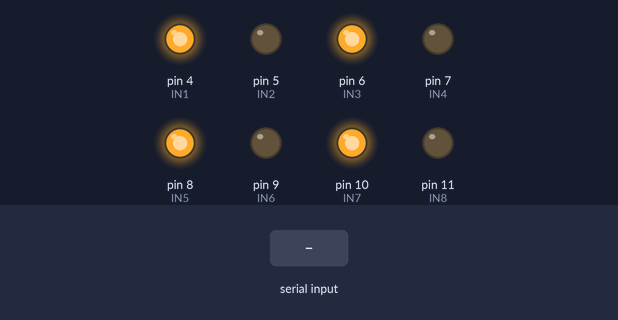
The sketch below on a simulated Arduino Mega 2560, built with avr-gcc and run on an emulated ATmega2560. Parts: output pins drawn as LEDs (lit = HIGH). The test bench sets the inputs (shaded band). What the sketch prints to the serial monitor is not drawn.

Above: at 1.2 s.
1.3 s: byte 30 received over Serial
Timing chart, 0 to 4.3 s (numbered marks = the images above; inputs shaded):
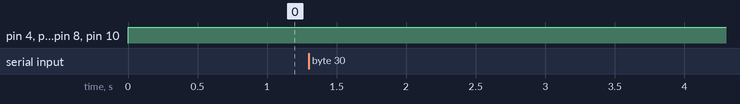

Measured:
- after the input at 1.3 s, every drawn part: stays the same

The sketch:

TestFlight02.ino
```cpp
 #include <SoftwareSerial.h>
SoftwareSerial BT752(0,1);

 int IN1 = 4;
 int IN2 = 5;
 int IN3 = 6;
 int IN4 = 7;
 int IN5 = 8;
 int IN6 = 9;
 int IN7 = 10;
 int IN8 = 11;

 int count = 0;
int num[2];
int vall;
int cal;
int state=0;
boolean stp;

 void setup(){
 Serial.begin(38400);
 Serial1.begin(38400);
 pinMode (IN1, OUTPUT) ;
 pinMode (IN2, OUTPUT) ;
 pinMode (IN3, OUTPUT) ;
 pinMode (IN4, OUTPUT) ;
 pinMode (IN5, OUTPUT) ;
 pinMode (IN6, OUTPUT) ;
 pinMode (IN7, OUTPUT) ;
 pinMode (IN8, OUTPUT) ;
 Serial.println("BT is ready!");
 BT752.begin(38400);
 }

void run(int time)
{
 digitalWrite(IN1, HIGH);
 digitalWrite(IN2, LOW);
 analogWrite(IN1, 255);
 analogWrite(IN2, 0);
 digitalWrite(IN3, HIGH);
 digitalWrite(IN4, LOW);
 analogWrite(IN3, 255);
 analogWrite(IN4, 0);
 digitalWrite(IN5, HIGH);
 digitalWrite(IN6, LOW);
 analogWrite(IN5, 255);
 analogWrite(IN6, 0);
 digitalWrite(IN7, HIGH);
 digitalWrite(IN8, LOW);
 analogWrite(IN7, 255);
 analogWrite(IN8, 0);
}

void brake(int time)
{
 digitalWrite(IN1, LOW);
 digitalWrite(IN2, LOW);
 digitalWrite(IN3, LOW);
 digitalWrite(IN4, LOW);
 delay(time * 100);
}

void loop()
{
  while(Serial.available()){
    vall = Serial.read();
    vall = Serial1.read();
    Serial.println(vall);
    Serial1.println(vall);
    num[count]=vall;
    count = count + 1;
      if(count>=3){
        count = 0;
        stp=true;
      }

    Serial.print("NUM[");
    Serial.print(count);
    Serial.print("]=");
    Serial.println(num[count]);
  }
run(5000);

}
```
